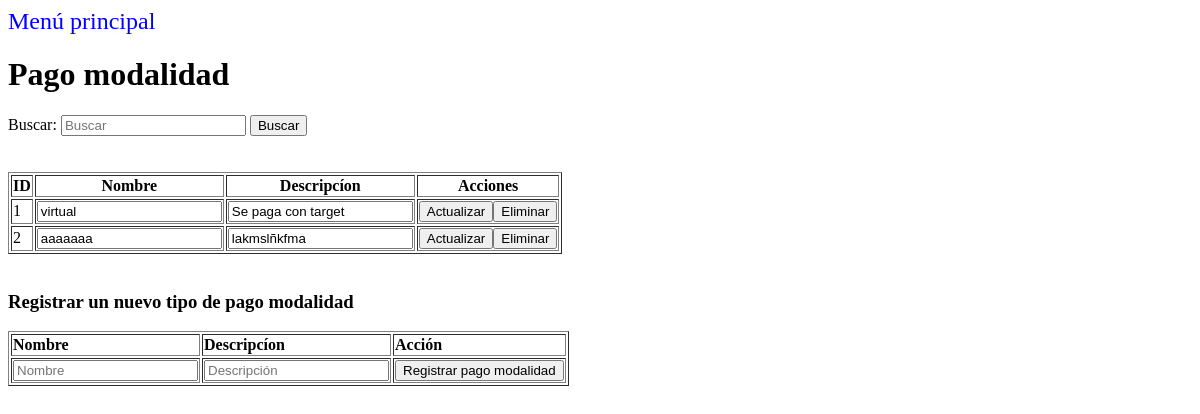
Screenshot of /view/listarPagoModalidad.php with the database file from the repository.
### tables this page shows
CREATE TABLE `tbpagomodalidad` (
  `tbpagomodalidadid` int(11) NOT NULL,
  `tbpagomodalidadnombre` varchar(200) NOT NULL,
  `tbpagomodalidaddescripcion` varchar(200) NOT NULL,
  `tbpagomodalidadactivo` tinyint(1) NOT NULL
);

### data/pagoModalidadData.php (called while the page is built, shortened)
<?php
include '../domain/pagoModalidad.php';
class PagoModalidadData extends Data {
    public function buscarPagoModalidad($palabra){
        $conn = mysqli_connect($this->server, $this->user, $this->password, $this->db);
        $conn->set_charset('UTF8');
        $querySelect = "SELECT * FROM tbpagomodalidad Where tbpagomodalidadid LIKE '%$palabra%' OR tbpagomodalidadnombre LIKE '%$palabra%' OR tbpagomodalidaddescripcion LIKE '%$palabra%';";
        $result = mysqli_query($conn, $querySelect);
        $pagoModalidadVe = [];
        while ($row = mysqli_fetch_array($result)) {
            if($row['tbpagomodalidadactivo'] == 1){
                $currentPagoModalidad = new PagoModalidad($row['tbpagomodalidadid'],$row['tbpagomodalidadnombre'],$row['tbpagomodalidaddescripcion'],$row['tbpagomodalidadactivo']);
                array_push($pagoModalidadVe, $currentPagoModalidad);
            }
        }
        return $pagoModalidadVe;
    }
}

### business/pagoModalidadBusiness.php (called while the page is built, shortened)
<?php
include '../data/pagoModalidadData.php';
class PagoModalidadBusiness {
    public function PagoModalidadBusiness() {
        $this->PagoModalidadData = new PagoModalidadData();
    }
    public function buscar($palabra) {
        return $this->PagoModalidadData->buscarPagoModalidad($palabra);
    }
}

### domain/pagoModalidad.php (called while the page is built, shortened)
<?php
class PagoModalidad {
	private $idTBpagoModalidad;
	private $nombreTBpagoModalidad;
	private $descripcionTBpagoModalidad;
	private $activoTBpagoModalidad;
	function PagoModalidad($idTBpagoModalidad, $nombreTBpagoModalidad, $descripcionTBpagoModalidad, $activoTBpagoModalidad) {
		$this->idTBpagoModalidad = $idTBpagoModalidad;
		$this->nombreTBpagoModalidad = $nombreTBpagoModalidad;
		$this->descripcionTBpagoModalidad = $descripcionTBpagoModalidad;
		$this->activoTBpagoModalidad = $activoTBpagoModalidad;
	}
	public function getIdTBpagoModalidad() {
		return $this->idTBpagoModalidad;
	}
	public function getNombreTBpagoModalidad() {
		return $this->nombreTBpagoModalidad;
	}
	public function getDescripcionTBpagoModalidad() {
		return $this->descripcionTBpagoModalidad;
	}
	public function getActivoTBpagoModalidad() {
		return $this->activoTBpagoModalidad;
	}
}
?>

### view/listarPagoModalidad.php (the view, shortened to what this page needs)
<?php
include '../business/pagoModalidadBusiness.php';
?>
<!DOCTYPE html>
<html>
<head>
</head>
<body>
    <?php include 'header.php';?>
    <h1>Pago modalidad</h1>
    <form action="" method="post" autocomplete="off">
        <div>
            <label for="campo"> Buscar: </label>
            <input type="text" name="campo" id="campo" placeholder="Buscar">
            <button type="submit" name="buscar" id="buscar" value="buscar">Buscar</button>
        </div>
    </form></br></br>
    <div>
        <?php
        $campo = $_POST['campo'];
        $pagoModalidadBusiness = new PagoModalidadBusiness();
        $pagoModalidad = $pagoModalidadBusiness->buscar($campo);
        if (!empty($pagoModalidad)) {
        ?>
            <table border="1">
                <thead style="text-align: center;">
                <tr>
                    <th>ID</th>
                    <th>Nombre</th>
                    <th>Descripcíon</th>
                    <th>Acciones</th>
                </tr>
               </thead>
                <tbody>
                    <?php
                    foreach ($pagoModalidad as $row) {
                        if ($row->getActivoTBpagoModalidad() == 1) {
                            echo '<form  method="POST" enctype="multipart/form-data" action="../business/pagoModalidadAction.php">';
                            echo '<tr>';
                            echo '<td>' . $row->getIdTBpagoModalidad() . '</td>';
                            echo '<td><input type="text" name="nombreModalidad" id="nombreModalidad" value="' . $row->getNombreTBpagoModalidad() . '"/></td>';
                            echo '<td><input type="text" name="descripcionModalidad" id="descripcionModalidad" value="' . $row->getDescripcionTBpagoModalidad() . '"/></td>';
                            echo '<td><input type="submit" name="actualizar" id="actualizar" value="Actualizar" onclick="return confirmarAccionModificar()"/>';
                            echo '<input type="submit" name="eliminar" id="eliminar" value="Eliminar" onclick="return confirmarAccionEliminar()"/></td>';
                            echo '</tr>';
                            echo '</form>';
                        }
                    }
                    ?>
                </tbody>
            </table>
        <?php
        } else {
            echo '<p style="color: red">SIN RESULTADOS: No hay modalidades de pago registrados!</p>';
        }
        ?>
    </div></br>
    <div>
        <h3>Registrar un nuevo tipo de pago modalidad </h3>
        <form method="POST" id="direccionform" action="../business/pagoModalidadAction.php">
            <table border="1">
                <thead style="text-align: left;">
                    <tr>
                        <th>Nombre</th>
                        <th>Descripcíon</th >
                        <th>Acción</th>
                    </tr>
                </thead>
                <tbody>
                    <tr>
                    <td><input type="text" name="nombre" placeholder="Nombre"></td>
                        <td><input type="text" name="descripcion" placeholder="Descripción"></td>
                        <td><button type="submit" name="insertar" id="insertar" value="insertar">Registrar pago modalidad</button></td>
                    </tr>
                </tbody>
            </table>
        </form>
    </div>
</body>
</html>

### rows the page displays
tbpagomodalidad: tbpagomodalidadid "1", nombreModalidad "virtual", descripcionModalidad "Se paga con target"
tbpagomodalidad: tbpagomodalidadid "2", nombreModalidad "aaaaaaa", descripcionModalidad "lakmslñkfma"
